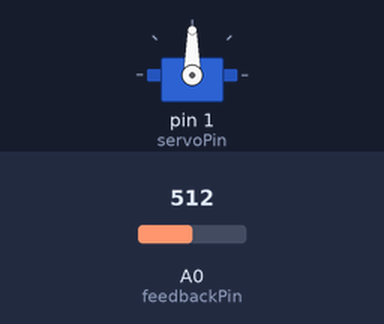
Recording of a sketch running on a simulated Arduino Uno, built with avr-gcc and run on an emulated ATmega328P. On the bench: servo. Inputs (shaded band) come from the test bench; at power-on: A0 (feedbackPin) = 512. What the sketch prints to the serial monitor is not drawn.

Above: at 0.1 s.
At 4.7 s:
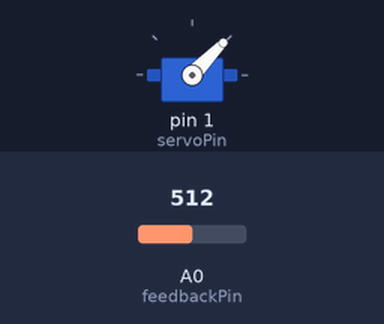
At 7.1 s:
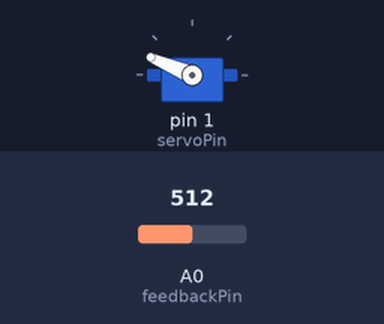
At 9.5 s:
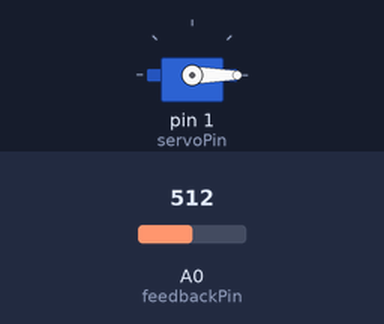
Timing chart, 0 to 11.0 s (numbered marks = the images above):
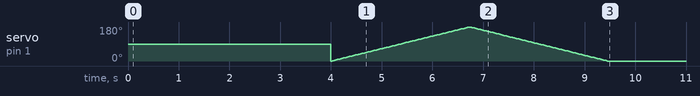

The sketch:

test_2_yt.ino
```cpp
#include <Servo.h>
#include <SPI.h>
#include <Wire.h>


Servo myservo;

// Control and feedback pins
int servoPin = 1;
int feedbackPin = A0;

// Calibration values
int minDegrees;
int maxDegrees;
int minFeedback;
int maxFeedback;
int tolerance = 2; // max feedback measurement error
int reading = 0;
int minimum = 2000;
int maximum = 0;

void calibrate(Servo servo, int analogPin, int minPos, int maxPos)
{
  // Move to the minimum position and record the feedback value
  servo.write(minPos);
  minDegrees = minPos;
  delay(2000); // make sure it has time to get there and settle
  minFeedback = analogRead(analogPin);

  // Move to the maximum position and record the feedback value
  servo.write(maxPos);
  maxDegrees = maxPos;
  delay(2000); // make sure it has time to get there and settle
  maxFeedback = analogRead(analogPin);
}


void setup()
{
  Serial.begin(9600);

  myservo.attach(servoPin);

  calibrate(myservo, feedbackPin, 0, 30);  // calibrate for the 20-270 degree range

  pinMode(feedbackPin, INPUT);


  displayPosition();
  int pos = 0;    // variable to store the servo position
  for (pos = 0; pos <= 180; pos += 1) { // goes from 0 degrees to 180 degrees
    // in steps of 1 degree
    myservo.write(pos);              // tell servo to go to position in variable 'pos'
    delay(15);                       // waits 15ms for the servo to reach the position
  }
  for (pos = 180; pos >= 0; pos -= 1) { // goes from 180 degrees to 0 degrees
    myservo.write(pos);              // tell servo to go to position in variable 'pos'
    delay(15);                       // waits 15ms for the servo to reach the position
  }

}

void loop()
{

  displayPosition();


}

void displayPosition()
{

  reading = abs(map(analogRead(feedbackPin), minFeedback, maxFeedback, minDegrees, maxDegrees));
  //reading = analogRead(feedbackPin);
  if(reading < minimum) minimum = reading;
  if(reading > maximum) maximum = reading;
  //if (reading < 0) reading = 0;
  //if (reading > 360) reading = 360;
  // Serial.println("Position");
  Serial.println( reading );
  //Serial.print(minimum);
  //Serial.println(maximum);
  //delay(2000);
  //myservo.write(reading);

}
```
